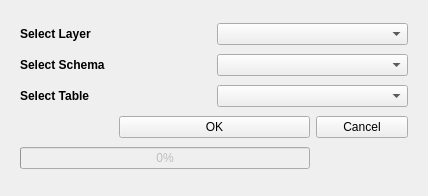
<?xml version="1.0" encoding="UTF-8"?>
<ui version="4.0">
 <class>PoiImportToolDialogBase</class>
 <widget class="QDialog" name="PoiImportToolDialogBase">
  <property name="geometry">
   <rect>
    <x>0</x>
    <y>0</y>
    <width>428</width>
    <height>196</height>
   </rect>
  </property>
  <property name="windowTitle">
   <string>Poi Import Tool</string>
  </property>
  <layout class="QGridLayout" name="gridLayout_2">
   <item row="0" column="0">
    <widget class="QStackedWidget" name="stackedWidget">
     <property name="minimumSize">
      <size>
       <width>404</width>
       <height>172</height>
      </size>
     </property>
     <property name="mouseTracking">
      <bool>false</bool>
     </property>
     <property name="currentIndex">
      <number>1</number>
     </property>
     <widget class="QWidget" name="page">
      <layout class="QGridLayout" name="gridLayout">
       <item row="0" column="0">
        <widget class="QLabel" name="labHost">
         <property name="font">
          <font>
           <pointsize>9</pointsize>
           <weight>75</weight>
           <bold>true</bold>
          </font>
         </property>
         <property name="text">
          <string>Host</string>
         </property>
        </widget>
       </item>
       <item row="0" column="1">
        <widget class="QLineEdit" name="txtHost">
         <property name="placeholderText">
          <string>Host</string>
         </property>
         <property name="clearButtonEnabled">
          <bool>true</bool>
         </property>
        </widget>
       </item>
       <item row="1" column="0">
        <widget class="QLabel" name="labPort">
         <property name="font">
          <font>
           <pointsize>9</pointsize>
           <weight>75</weight>
           <bold>true</bold>
          </font>
         </property>
         <property name="text">
          <string>Port</string>
         </property>
        </widget>
       </item>
       <item row="1" column="1">
        <widget class="QLineEdit" name="txtPort">
         <property name="inputMethodHints">
          <set>Qt::ImhDigitsOnly</set>
         </property>
         <property name="cursorPosition">
          <number>0</number>
         </property>
         <property name="placeholderText">
          <string>Port Number</string>
         </property>
         <property name="clearButtonEnabled">
          <bool>true</bool>
         </property>
        </widget>
       </item>
       <item row="2" column="0">
        <widget class="QLabel" name="labDatabase">
         <property name="font">
          <font>
           <pointsize>9</pointsize>
           <weight>75</weight>
           <bold>true</bold>
          </font>
         </property>
         <property name="text">
          <string>Database</string>
         </property>
        </widget>
       </item>
       <item row="2" column="1">
        <widget class="QLineEdit" name="txtDatabaseName">
         <property name="inputMethodHints">
          <set>Qt::ImhNone</set>
         </property>
         <property name="placeholderText">
          <string>Database Name</string>
         </property>
         <property name="clearButtonEnabled">
          <bool>true</bool>
         </property>
        </widget>
       </item>
       <item row="3" column="0">
        <widget class="QLabel" name="labUsername">
         <property name="font">
          <font>
           <pointsize>9</pointsize>
           <weight>75</weight>
           <bold>true</bold>
          </font>
         </property>
         <property name="text">
          <string>Username</string>
         </property>
        </widget>
       </item>
       <item row="3" column="1">
        <widget class="QLineEdit" name="txtUsername">
         <property name="placeholderText">
          <string>Username</string>
         </property>
         <property name="clearButtonEnabled">
          <bool>true</bool>
         </property>
        </widget>
       </item>
       <item row="4" column="0">
        <widget class="QLabel" name="labPassword">
         <property name="font">
          <font>
           <pointsize>9</pointsize>
           <weight>75</weight>
           <bold>true</bold>
          </font>
         </property>
         <property name="text">
          <string>Password</string>
         </property>
        </widget>
       </item>
       <item row="4" column="1">
        <widget class="QLineEdit" name="txtPassword">
         <property name="inputMethodHints">
          <set>Qt::ImhHiddenText|Qt::ImhNoAutoUppercase|Qt::ImhNoPredictiveText|Qt::ImhSensitiveData</set>
         </property>
         <property name="echoMode">
          <enum>QLineEdit::Password</enum>
         </property>
         <property name="placeholderText">
          <string>Password</string>
         </property>
         <property name="clearButtonEnabled">
          <bool>true</bool>
         </property>
        </widget>
       </item>
       <item row="5" column="1">
        <widget class="QPushButton" name="btnConnect">
         <property name="font">
          <font>
           <pointsize>10</pointsize>
           <weight>75</weight>
           <bold>true</bold>
          </font>
         </property>
         <property name="text">
          <string>CONNECT</string>
         </property>
        </widget>
       </item>
      </layout>
     </widget>
     <widget class="QWidget" name="page_2">
      <layout class="QGridLayout" name="gridLayout_3">
       <item row="3" column="3">
        <widget class="QPushButton" name="pushButton_2">
         <property name="text">
          <string>Cancel</string>
         </property>
        </widget>
       </item>
       <item row="1" column="2" colspan="2">
        <widget class="QComboBox" name="cb">
         <property name="currentIndex">
          <number>-1</number>
         </property>
         <item>
          <property name="text">
           <string>POI</string>
          </property>
         </item>
         <item>
          <property name="text">
           <string>Navigation</string>
          </property>
         </item>
        </widget>
       </item>
       <item row="0" column="2" colspan="2">
        <widget class="QComboBox" name="seltype">
         <property name="currentIndex">
          <number>-1</number>
         </property>
         <item>
          <property name="text">
           <string>POI</string>
          </property>
         </item>
         <item>
          <property name="text">
           <string>Navigation</string>
          </property>
         </item>
        </widget>
       </item>
       <item row="3" column="1" colspan="2">
        <widget class="QPushButton" name="pushButton">
         <property name="enabled">
          <bool>true</bool>
         </property>
         <property name="text">
          <string>OK</string>
         </property>
        </widget>
       </item>
       <item row="1" column="0" colspan="2">
        <widget class="QLabel" name="labPassword_5">
         <property name="font">
          <font>
           <pointsize>9</pointsize>
           <weight>75</weight>
           <bold>true</bold>
          </font>
         </property>
         <property name="text">
          <string>Select Schema</string>
         </property>
        </widget>
       </item>
       <item row="2" column="0" colspan="2">
        <widget class="QLabel" name="labPassword_6">
         <property name="font">
          <font>
           <pointsize>9</pointsize>
           <weight>75</weight>
           <bold>true</bold>
          </font>
         </property>
         <property name="text">
          <string>Select Table</string>
         </property>
        </widget>
       </item>
       <item row="2" column="2" colspan="2">
        <widget class="QComboBox" name="cb2">
         <property name="currentIndex">
          <number>-1</number>
         </property>
        </widget>
       </item>
       <item row="0" column="0">
        <widget class="QLabel" name="labPassword_4">
         <property name="font">
          <font>
           <pointsize>9</pointsize>
           <weight>75</weight>
           <bold>true</bold>
          </font>
         </property>
         <property name="text">
          <string>Select Layer</string>
         </property>
        </widget>
       </item>
       <item row="4" column="0" colspan="3">
        <widget class="QProgressBar" name="progressBar">
         <property name="enabled">
          <bool>false</bool>
         </property>
         <property name="value">
          <number>0</number>
         </property>
        </widget>
       </item>
      </layout>
     </widget>
    </widget>
   </item>
  </layout>
 </widget>
 <resources/>
 <connections/>
</ui>
